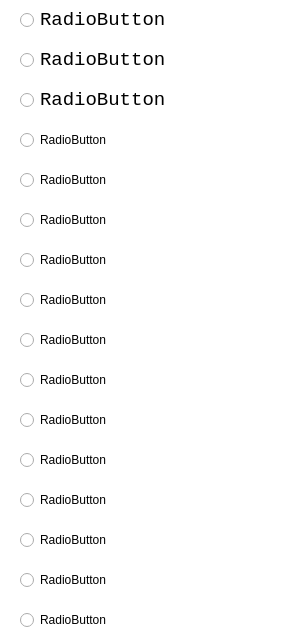
<?xml version="1.0" encoding="UTF-8"?>
<ui version="4.0">
 <class>Form</class>
 <widget class="QWidget" name="Form">
  <property name="geometry">
   <rect>
    <x>0</x>
    <y>0</y>
    <width>300</width>
    <height>640</height>
   </rect>
  </property>
  <property name="windowTitle">
   <string>Form</string>
  </property>
  <property name="styleSheet">
   <string notr="true">background-color: rgb(255, 255, 255);</string>
  </property>
  <widget class="QRadioButton" name="radioButton">
   <property name="geometry">
    <rect>
     <x>20</x>
     <y>0</y>
     <width>260</width>
     <height>40</height>
    </rect>
   </property>
   <property name="font">
    <font>
     <family>Consolas</family>
     <pointsize>14</pointsize>
    </font>
   </property>
   <property name="text">
    <string>RadioButton</string>
   </property>
  </widget>
  <widget class="QRadioButton" name="radioButton_2">
   <property name="geometry">
    <rect>
     <x>20</x>
     <y>40</y>
     <width>260</width>
     <height>40</height>
    </rect>
   </property>
   <property name="font">
    <font>
     <family>Consolas</family>
     <pointsize>14</pointsize>
    </font>
   </property>
   <property name="text">
    <string>RadioButton</string>
   </property>
  </widget>
  <widget class="QRadioButton" name="radioButton_3">
   <property name="geometry">
    <rect>
     <x>20</x>
     <y>80</y>
     <width>260</width>
     <height>40</height>
    </rect>
   </property>
   <property name="font">
    <font>
     <family>Consolas</family>
     <pointsize>14</pointsize>
     <weight>50</weight>
     <italic>false</italic>
     <bold>false</bold>
    </font>
   </property>
   <property name="styleSheet">
    <string notr="true">font: 14pt &quot;Consolas&quot;;</string>
   </property>
   <property name="text">
    <string>RadioButton</string>
   </property>
  </widget>
  <widget class="QRadioButton" name="radioButton_4">
   <property name="geometry">
    <rect>
     <x>20</x>
     <y>120</y>
     <width>260</width>
     <height>40</height>
    </rect>
   </property>
   <property name="styleSheet">
    <string notr="true">font: 14pt &quot;Consolas&quot;;</string>
   </property>
   <property name="text">
    <string>RadioButton</string>
   </property>
  </widget>
  <widget class="QRadioButton" name="radioButton_5">
   <property name="geometry">
    <rect>
     <x>20</x>
     <y>160</y>
     <width>260</width>
     <height>40</height>
    </rect>
   </property>
   <property name="styleSheet">
    <string notr="true">font: 14pt &quot;Consolas&quot;;</string>
   </property>
   <property name="text">
    <string>RadioButton</string>
   </property>
  </widget>
  <widget class="QRadioButton" name="radioButton_6">
   <property name="geometry">
    <rect>
     <x>20</x>
     <y>200</y>
     <width>260</width>
     <height>40</height>
    </rect>
   </property>
   <property name="styleSheet">
    <string notr="true">font: 14pt &quot;Consolas&quot;;</string>
   </property>
   <property name="text">
    <string>RadioButton</string>
   </property>
  </widget>
  <widget class="QRadioButton" name="radioButton_7">
   <property name="geometry">
    <rect>
     <x>20</x>
     <y>240</y>
     <width>260</width>
     <height>40</height>
    </rect>
   </property>
   <property name="styleSheet">
    <string notr="true">font: 14pt &quot;Consolas&quot;;</string>
   </property>
   <property name="text">
    <string>RadioButton</string>
   </property>
  </widget>
  <widget class="QRadioButton" name="radioButton_8">
   <property name="geometry">
    <rect>
     <x>20</x>
     <y>280</y>
     <width>260</width>
     <height>40</height>
    </rect>
   </property>
   <property name="styleSheet">
    <string notr="true">font: 14pt &quot;Consolas&quot;;</string>
   </property>
   <property name="text">
    <string>RadioButton</string>
   </property>
  </widget>
  <widget class="QRadioButton" name="radioButton_9">
   <property name="geometry">
    <rect>
     <x>20</x>
     <y>320</y>
     <width>260</width>
     <height>40</height>
    </rect>
   </property>
   <property name="styleSheet">
    <string notr="true">font: 14pt &quot;Consolas&quot;;</string>
   </property>
   <property name="text">
    <string>RadioButton</string>
   </property>
  </widget>
  <widget class="QRadioButton" name="radioButton_10">
   <property name="geometry">
    <rect>
     <x>20</x>
     <y>360</y>
     <width>260</width>
     <height>40</height>
    </rect>
   </property>
   <property name="styleSheet">
    <string notr="true">font: 14pt &quot;Consolas&quot;;</string>
   </property>
   <property name="text">
    <string>RadioButton</string>
   </property>
  </widget>
  <widget class="QRadioButton" name="radioButton_11">
   <property name="geometry">
    <rect>
     <x>20</x>
     <y>400</y>
     <width>260</width>
     <height>40</height>
    </rect>
   </property>
   <property name="styleSheet">
    <string notr="true">font: 14pt &quot;Consolas&quot;;</string>
   </property>
   <property name="text">
    <string>RadioButton</string>
   </property>
  </widget>
  <widget class="QRadioButton" name="radioButton_12">
   <property name="geometry">
    <rect>
     <x>20</x>
     <y>440</y>
     <width>260</width>
     <height>40</height>
    </rect>
   </property>
   <property name="styleSheet">
    <string notr="true">font: 14pt &quot;Consolas&quot;;</string>
   </property>
   <property name="text">
    <string>RadioButton</string>
   </property>
  </widget>
  <widget class="QRadioButton" name="radioButton_13">
   <property name="geometry">
    <rect>
     <x>20</x>
     <y>480</y>
     <width>260</width>
     <height>40</height>
    </rect>
   </property>
   <property name="styleSheet">
    <string notr="true">font: 14pt &quot;Consolas&quot;;</string>
   </property>
   <property name="text">
    <string>RadioButton</string>
   </property>
  </widget>
  <widget class="QRadioButton" name="radioButton_14">
   <property name="geometry">
    <rect>
     <x>20</x>
     <y>520</y>
     <width>260</width>
     <height>40</height>
    </rect>
   </property>
   <property name="styleSheet">
    <string notr="true">font: 14pt &quot;Consolas&quot;;</string>
   </property>
   <property name="text">
    <string>RadioButton</string>
   </property>
  </widget>
  <widget class="QRadioButton" name="radioButton_15">
   <property name="geometry">
    <rect>
     <x>20</x>
     <y>560</y>
     <width>260</width>
     <height>40</height>
    </rect>
   </property>
   <property name="styleSheet">
    <string notr="true">font: 14pt &quot;Consolas&quot;;</string>
   </property>
   <property name="text">
    <string>RadioButton</string>
   </property>
  </widget>
  <widget class="QRadioButton" name="radioButton_16">
   <property name="geometry">
    <rect>
     <x>20</x>
     <y>600</y>
     <width>260</width>
     <height>40</height>
    </rect>
   </property>
   <property name="styleSheet">
    <string notr="true">font: 14pt &quot;Consolas&quot;;</string>
   </property>
   <property name="text">
    <string>RadioButton</string>
   </property>
  </widget>
 </widget>
 <resources/>
 <connections/>
</ui>
